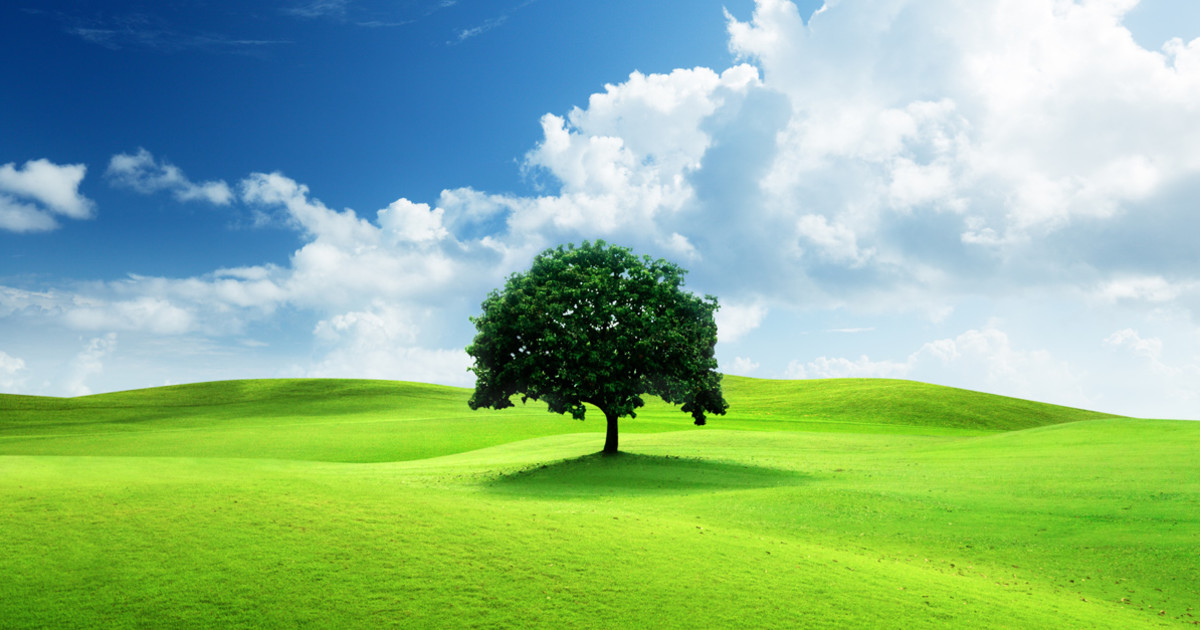
#> input picture noface.jpg, 1200 x 630 px
$ jupyter execute face.ipynb
#> lines starting #> are read from the running program, lines starting #| are printed output that depends on the picture; after the words box and inside, x2 and y2 are one past the last pixel; in counts of white or black regions, pixels touching at a corner belong together
[cell 1]
import cv2
import matplotlib.pyplot as plt
import numpy as np

[cell 2]
# Load the image
image = cv2.imread('noface.jpg')
#> image is the input picture: shape (630, 1200, 3); mean B, G, R 139.7, 183.3, 139.6
image_rgb = cv2.cvtColor(image, cv2.COLOR_BGR2RGB)

[cell 3]
# Convert the image to grayscale
gray = cv2.cvtColor(image, cv2.COLOR_BGR2GRAY)
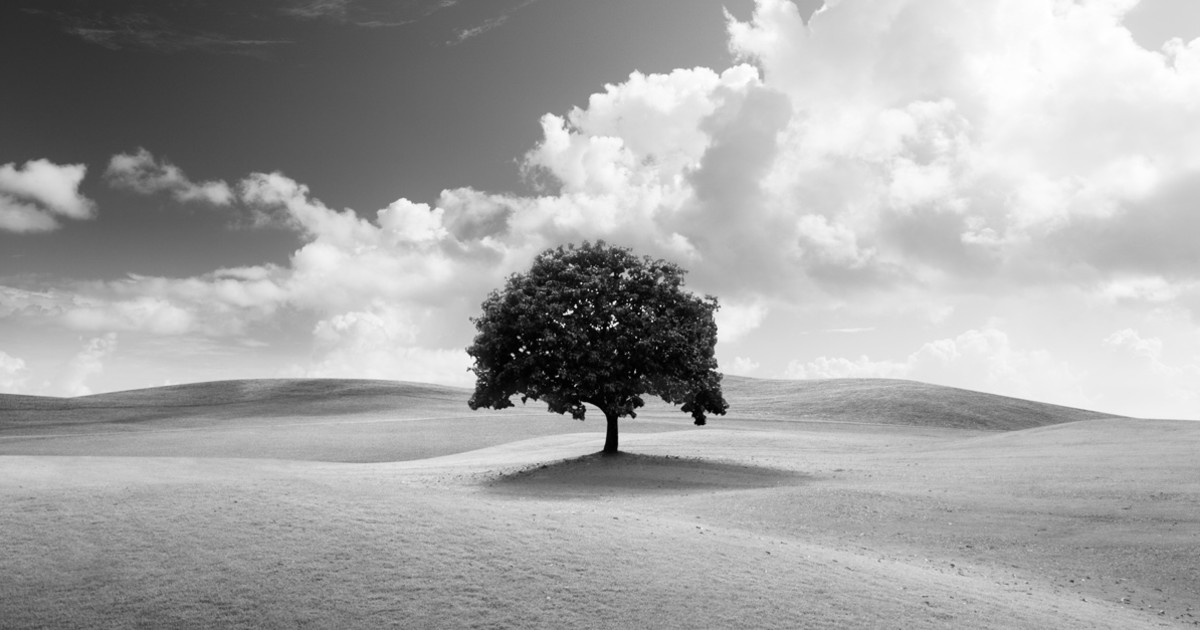
#> gray: shape (630, 1200); min 0, max 255, mean 165.3

# Apply Gaussian blur to reduce noise
gray_blur = cv2.GaussianBlur(gray, (15, 15), 0)

# Perform edge detection
edges = cv2.Canny(gray_blur, 30, 100)
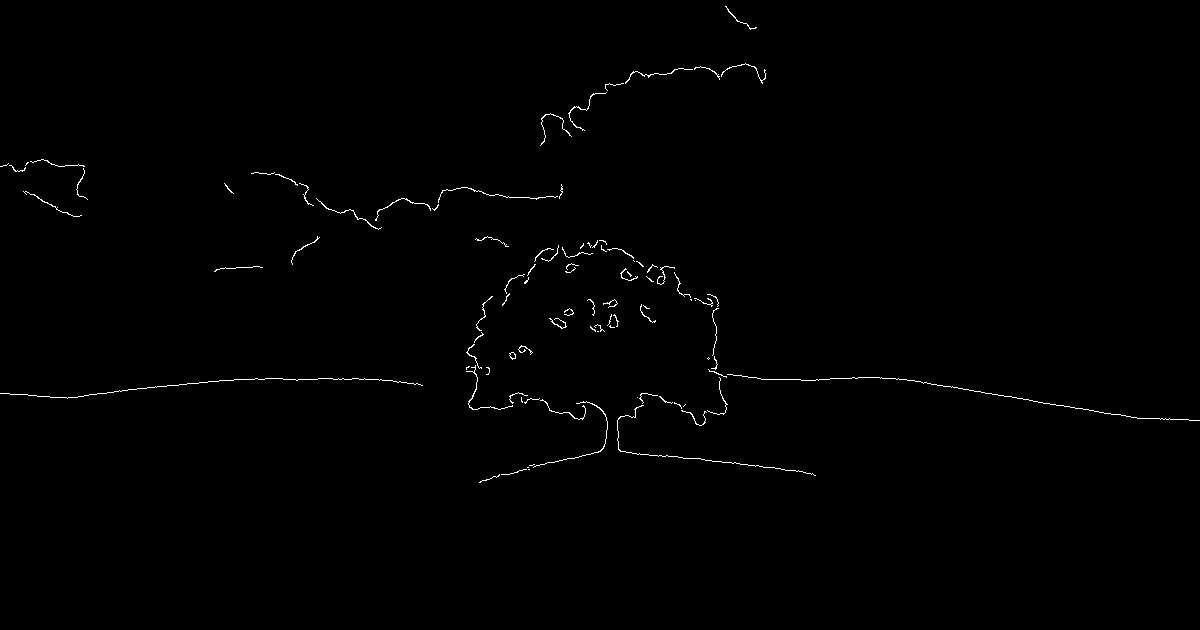
#> edges: shape (630, 1200); 0.55% white in thin lines or dots, all inside (x1, y1, x2, y2) = (0, 6, 1200, 483)

# Find contours in the edge image
contours, _ = cv2.findContours(edges, cv2.RETR_EXTERNAL, cv2.CHAIN_APPROX_SIMPLE)
#> contours = 96 contours, 94 with area under 20; largest, box (x1, y1, x2, y2) and area: (509, 352, 516, 360) 30, (316, 198, 382, 230) 20

# Filter out small contours (adjust the area threshold as needed)
min_face_area = 2000
faces = []

[cell 4]
for contour in contours:
    if cv2.contourArea(contour) > min_face_area:
        faces.append(contour)
#> this loop made 96 passes
#> contour on passes 2, 4, 8, 13, 25, 31, 42, 43: [[528, 469], [529, 469]], [[527, 467], [528, 467]], [[685, 404], [683, 406]], [[637, 397]], [[708, 357], [707, 358], [708, 359], [709, 358]], [[597, 331], [598, 331]], [[695, 300]], [[690, 299], [691, 300], [691, 299]]
#> after the loop, faces = []

# Draw rectangles around the detected faces
for face in faces:
    x, y, w, h = cv2.boundingRect(face)
    cv2.rectangle(image_rgb, (x, y), (x + w, y + h), (0, 255, 0), 2)
#> this loop made 0 passes
